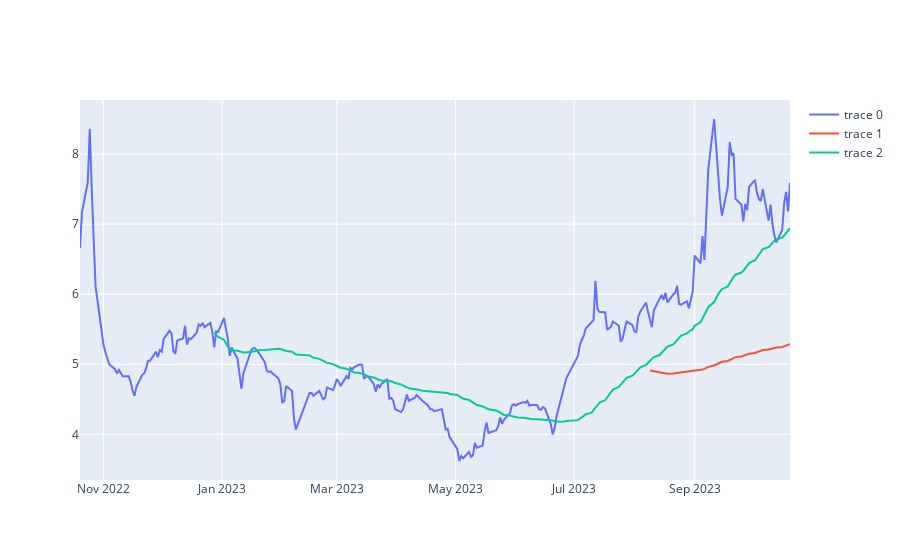

The notebook cell saved with this chart:
### Code cell
fig=go.Figure()
fig.add_trace(
    go.Scatter(x=aapl_minute_closes.index,y=aapl_minute_closes["close"])
)
fig.add_trace(
    go.Scatter(x=sma200.index,y=sma200.iloc[:,0])
)
fig.add_trace(
    go.Scatter(x=sma50.index,y=sma50.iloc[:,0])
)

### Figure 1 — Plotly figure (JSON) as saved in the notebook; plotly's stock layout.template omitted (floating-point values rounded to 4 significant figures; data arrays with more than 128 entries replaced by an {"elided": "..."} marker saying what was removed)
{"data": [{"type": "scatter", "x": {"elided": "251 str values"}, "y": {"elided": "251 float values"}}, {"type": "scatter", "x": {"elided": "251 str values"}, "y": {"elided": "251 float values"}}, {"type": "scatter", "x": {"elided": "251 str values"}, "y": {"elided": "251 float values"}}], "layout": {}}
